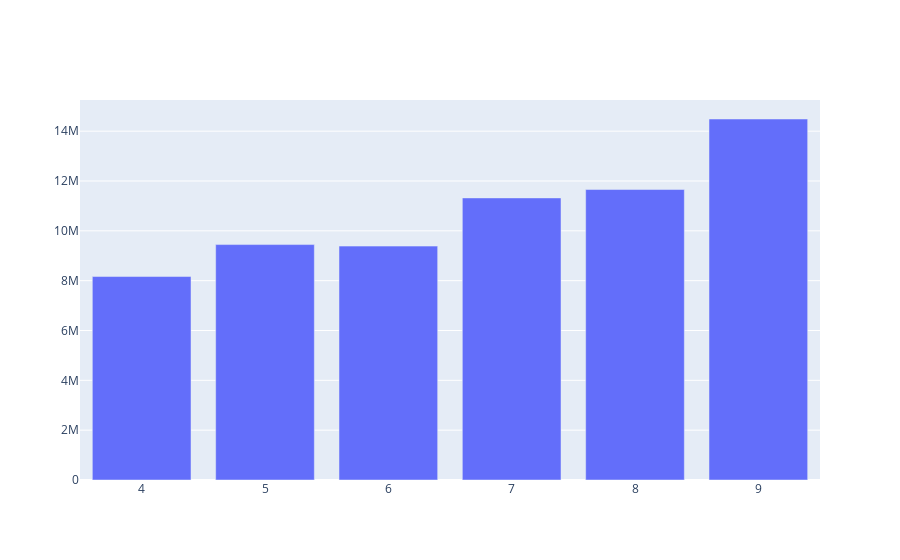

The code cell stored with this chart in its notebook:
### Code cell
trace1 = go.Bar( 
        x = df.groupby('month')['hour'].sum().index,
        y = df.groupby('month')['hour'].sum(),
        name= 'Priority')
iplot([trace1])

### Figure 1 — Plotly figure (JSON) as saved in the notebook; plotly's stock layout.template omitted (floating-point values rounded to 4 significant figures)
{"data": [{"name": "Priority", "type": "bar", "x": [4, 5, 6, 7, 8, 9], "y": [8165748, 9448974, 9386939, 11321420, 11658535, 14488851]}], "layout": {}}
